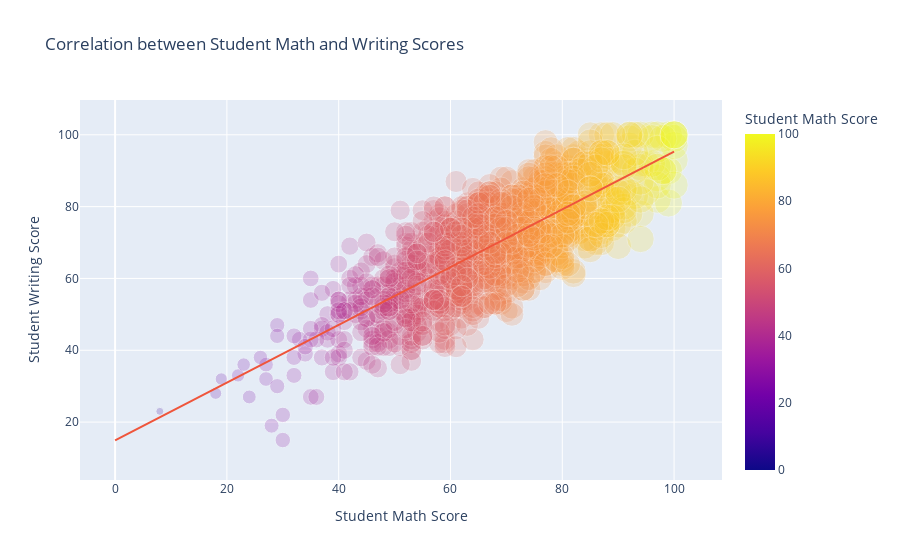

Write notebook code for a chart like this one.
### Code cell
px.scatter(student_data, x = "math score", y = "writing score", color = "math score",
           size = "math score" ,
           opacity = 0.2,
           labels={
                     "math score": "Student Math Score",
                     "writing score": "Student Writing Score"                    
                 },
          title = "Correlation between Student Math and Writing Scores",
          trendline="ols")

### Figure 1 — Plotly figure (JSON) as saved in the notebook; plotly's stock layout.template omitted (floating-point values rounded to 4 significant figures; data arrays with more than 128 entries replaced by an {"elided": "..."} marker saying what was removed)
{"data": [{"hovertemplate": "Student Math Score=%{marker.color}<br>Student Writing Score=%{y}<extra></extra>", "legendgroup": "", "marker": {"color": {"elided": "1000 int values"}, "coloraxis": "coloraxis", "opacity": 0.2, "size": {"elided": "1000 int values"}, "sizemode": "area", "sizeref": 0.25, "symbol": "circle"}, "mode": "markers", "name": "", "orientation": "v", "showlegend": false, "type": "scatter", "x": {"elided": "1000 int values"}, "xaxis": "x", "y": {"elided": "1000 int values"}, "yaxis": "y"}, {"hovertemplate": "<b>OLS trendline</b><br>writing score = 0.804366 * math score + 14.8942<br>R<sup>2</sup>=0.644234<br><br>Student Math Score=%{x}<br>Student Writing Score=%{y} <b>(trend)</b><extra></extra>", "legendgroup": "", "marker": {"symbol": "circle"}, "mode": "lines", "name": "", "showlegend": false, "type": "scatter", "x": {"elided": "1000 int values"}, "xaxis": "x", "y": {"elided": "1000 float values"}, "yaxis": "y"}], "layout": {"coloraxis": {"colorbar": {"title": {"text": "Student Math Score"}}, "colorscale": [[0, "#0d0887"], [0.1111, "#46039f"], [0.2222, "#7201a8"], [0.3333, "#9c179e"], [0.4444, "#bd3786"], [0.5556, "#d8576b"], [0.6667, "#ed7953"], [0.7778, "#fb9f3a"], [0.8889, "#fdca26"], [1, "#f0f921"]]}, "legend": {"itemsizing": "constant", "tracegroupgap": 0}, "title": {"text": "Correlation between Student Math and Writing Scores"}, "xaxis": {"anchor": "y", "domain": [0, 1], "title": {"text": "Student Math Score"}}, "yaxis": {"anchor": "x", "domain": [0, 1], "title": {"text": "Student Writing Score"}}}}
